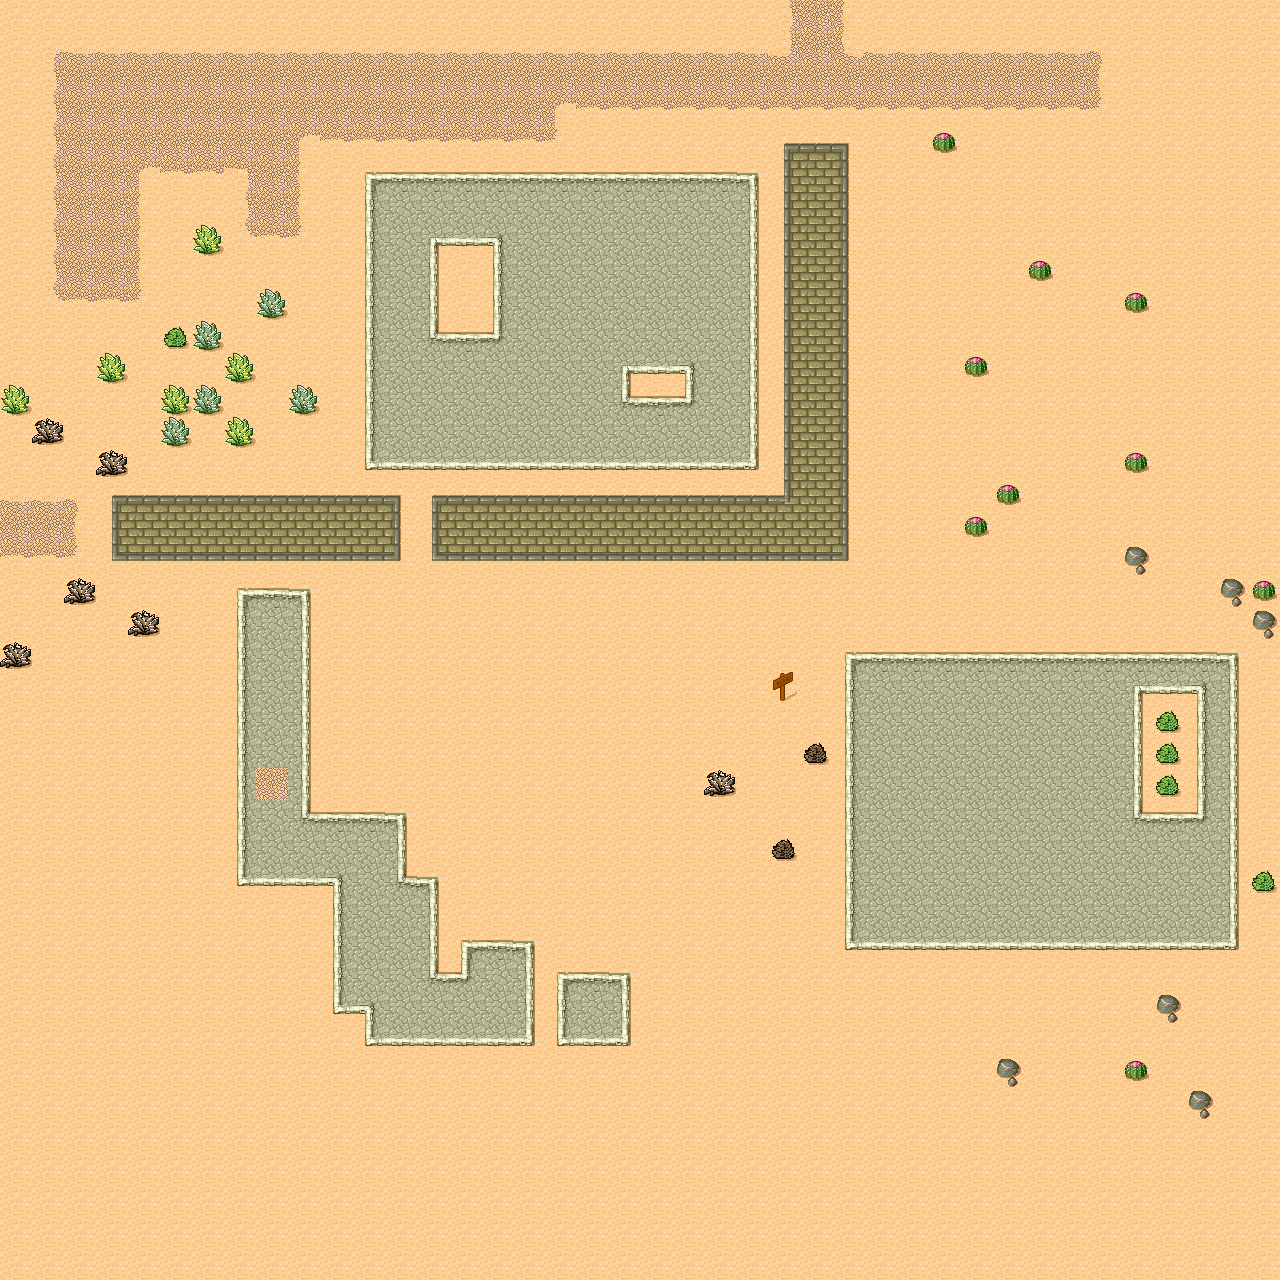

Tiled map render using the project's own tile images. Description and the map definition, with tile-layer contents summarised, below:
An orthogonal 40x40 tile map with 32x32 px tiles, 1 tile layer (Ground) and 5 objects.

<map version="1.8" tiledversion="1.8.5" orientation="orthogonal" renderorder="right-down" width="40" height="40" tilewidth="32" tileheight="32" infinite="0" nextlayerid="4" nextobjectid="14">
 <editorsettings>
  <export target="../../vscode/tests_gdx2d_gradle/app/src/main/java/test_map/data/desert.tmx" format="tmx" />
 </editorsettings>
 <properties>
  <property name="name" value="desert" />
 </properties>
 <tileset firstgid="1" name="Desert" tilewidth="32" tileheight="32" spacing="1" margin="1" tilecount="48" columns="8">
  <image source="assets/desert.png" width="265" height="199" />
  <tile id="0">
   <properties>
    <property name="door" value="false" />
    <property name="nextMap" value="" />
    <property name="speed" value="1.5" />
    <property name="walkable" value="true" />
   </properties>
  </tile>
  <tile id="1">
   <properties>
    <property name="door" value="false" />
    <property name="nextMap" value="" />
    <property name="speed" value="1.5" />
    <property name="walkable" value="true" />
   </properties>
  </tile>
  <tile id="2">
   <properties>
    <property name="door" value="false" />
    <property name="nextMap" value="" />
    <property name="speed" value="1.5" />
    <property name="walkable" value="true" />
   </properties>
  </tile>
  <tile id="3">
   <properties>
    <property name="door" value="false" />
    <property name="nextMap" value="" />
    <property name="speed" value="1.5" />
    <property name="walkable" value="true" />
   </properties>
  </tile>
  <tile id="4">
   <properties>
    <property name="door" value="false" />
    <property name="nextMap" value="" />
    <property name="speed" value="1.5" />
    <property name="walkable" value="true" />
   </properties>
  </tile>
  <tile id="5">
   <properties>
    <property name="door" value="false" />
    <property name="nextMap" value="" />
    <property name="speed" value="1" />
    <property name="walkable" value="true" />
   </properties>
  </tile>
  <tile id="6">
   <properties>
    <property name="door" value="false" />
    <property name="nextMap" value="" />
    <property name="speed" value="1" />
    <property name="walkable" value="true" />
   </properties>
  </tile>
  <tile id="7">
   <properties>
    <property name="door" value="false" />
    <property name="nextMap" value="" />
    <property name="speed" value="1" />
    <property name="walkable" value="true" />
   </properties>
  </tile>
  <tile id="8">
   <properties>
    <property name="door" value="false" />
    <property name="nextMap" value="" />
    <property name="speed" value="1.5" />
    <property name="walkable" value="true" />
   </properties>
  </tile>
  <tile id="9">
   <properties>
    <property name="door" value="false" />
    <property name="nextMap" value="" />
    <property name="speed" value="2" />
    <property name="walkable" value="true" />
   </properties>
  </tile>
  <tile id="10">
   <properties>
    <property name="door" value="false" />
    <property name="nextMap" value="" />
    <property name="speed" value="1.5" />
    <property name="walkable" value="true" />
   </properties>
  </tile>
  <tile id="11">
   <properties>
    <property name="door" value="false" />
    <property name="nextMap" value="" />
    <property name="speed" value="1.5" />
    <property name="walkable" value="true" />
   </properties>
  </tile>
  <tile id="12">
   <properties>
    <property name="door" value="false" />
    <property name="nextMap" value="" />
    <property name="speed" value="1.5" />
    <property name="walkable" value="true" />
   </properties>
  </tile>
  <tile id="13">
   <properties>
    <property name="door" value="false" />
    <property name="nextMap" value="" />
    <property name="speed" value="1" />
    <property name="walkable" value="true" />
   </properties>
  </tile>
  <tile id="14">
   <properties>
    <property name="door" value="false" />
    <property name="nextMap" value="" />
    <property name="speed" value="1.5" />
    <property name="walkable" value="true" />
   </properties>
  </tile>
  <tile id="15">
   <properties>
    <property name="door" value="false" />
    <property name="nextMap" value="" />
    <property name="speed" value="1" />
    <property name="walkable" value="true" />
   </properties>
  </tile>
  <tile id="16">
   <properties>
    <property name="door" value="false" />
    <property name="nextMap" value="" />
    <property name="speed" value="1.5" />
    <property name="walkable" value="true" />
   </properties>
  </tile>
  <tile id="17">
   <properties>
    <property name="door" value="false" />
    <property name="nextMap" value="" />
    <property name="speed" value="1.5" />
    <property name="walkable" value="true" />
   </properties>
  </tile>
  <tile id="18">
   <properties>
    <property name="door" value="false" />
    <property name="nextMap" value="" />
    <property name="speed" value="1.5" />
    <property name="walkable" value="true" />
   </properties>
  </tile>
  <tile id="19">
   <properties>
    <property name="door" value="false" />
    <property name="nextMap" value="" />
    <property name="speed" value="1.5" />
    <property name="walkable" value="true" />
   </properties>
  </tile>
  <tile id="20">
   <properties>
    <property name="door" value="false" />
    <property name="nextMap" value="" />
    <property name="speed" value="1.5" />
    <property name="walkable" value="true" />
   </properties>
  </tile>
  <tile id="21">
   <properties>
    <property name="door" value="false" />
    <property name="nextMap" value="" />
    <property name="speed" value="1" />
    <property name="walkable" value="true" />
   </properties>
  </tile>
  <tile id="22">
   <properties>
    <property name="door" value="false" />
    <property name="nextMap" value="" />
    <property name="speed" value="1" />
    <property name="walkable" value="true" />
   </properties>
  </tile>
  <tile id="23">
   <properties>
    <property name="door" value="false" />
    <property name="nextMap" value="" />
    <property name="speed" value="1" />
    <property name="walkable" value="true" />
   </properties>
  </tile>
  <tile id="24">
   <properties>
    <property name="door" value="false" />
    <property name="nextMap" value="" />
    <property name="speed" value="1.5" />
    <property name="walkable" value="true" />
   </properties>
  </tile>
  <tile id="25">
   <properties>
    <property name="door" value="false" />
    <property name="nextMap" value="" />
    <property name="speed" value="1.5" />
    <property name="walkable" value="true" />
   </properties>
  </tile>
  <tile id="26">
   <properties>
    <property name="door" value="false" />
    <property name="nextMap" value="" />
    <property name="speed" value="1.5" />
    <property name="walkable" value="true" />
   </properties>
  </tile>
  <tile id="27">
   <properties>
    <property name="door" value="false" />
    <property name="nextMap" value="" />
    <property name="speed" value="1.5" />
    <property name="walkable" value="true" />
   </properties>
  </tile>
  <tile id="28">
   <properties>
    <property name="door" value="false" />
    <property name="nextMap" value="" />
    <property name="speed" value="1.5" />
    <property name="walkable" value="true" />
   </properties>
  </tile>
  <tile id="29">
   <properties>
    <property name="door" value="false" />
    <property name="nextMap" value="" />
    <property name="speed" value="1" />
    <property name="walkable" value="true" />
   </properties>
  </tile>
  <tile id="30" probability="0.5">
   <properties>
    <property name="door" value="true" />
    <property name="nextMap" value="" />
    <property name="speed" value="1" />
    <property name="walkable" value="true" />
   </properties>
   <objectgroup draworder="index">
    <object id="0" x="1" y="1" width="29" height="30" />
   </objectgroup>
  </tile>
  <tile id="31" probability="0.5">
   <properties>
    <property name="door" value="true" />
    <property name="nextMap" value="" />
    <property name="speed" value="1" />
    <property name="walkable" value="true" />
   </properties>
   <objectgroup draworder="index">
    <object id="0" x="4" y="2" width="25" height="28">
     <ellipse />
    </object>
   </objectgroup>
  </tile>
  <tile id="32">
   <properties>
    <property name="door" value="false" />
    <property name="nextMap" value="" />
    <property name="speed" value="1.5" />
    <property name="walkable" value="true" />
   </properties>
  </tile>
  <tile id="33">
   <properties>
    <property name="door" value="false" />
    <property name="nextMap" value="" />
    <property name="speed" value="2" />
    <property name="walkable" value="true" />
   </properties>
  </tile>
  <tile id="34">
   <properties>
    <property name="door" value="false" />
    <property name="nextMap" value="" />
    <property name="speed" value="1.5" />
    <property name="walkable" value="true" />
   </properties>
  </tile>
  <tile id="35">
   <properties>
    <property name="door" value="false" />
    <property name="nextMap" value="" />
    <property name="speed" value="1.5" />
    <property name="walkable" value="true" />
   </properties>
  </tile>
  <tile id="36">
   <properties>
    <property name="door" value="false" />
    <property name="nextMap" value="" />
    <property name="speed" value="1.5" />
    <property name="walkable" value="true" />
   </properties>
  </tile>
  <tile id="37" probability="0.5">
   <properties>
    <property name="door" value="true" />
    <property name="nextMap" value="" />
    <property name="speed" value="1" />
    <property name="walkable" value="false" />
   </properties>
   <objectgroup draworder="index">
    <object id="0" x="0" y="-1" width="31" height="32" />
   </objectgroup>
  </tile>
  <tile id="38" probability="0.5">
   <properties>
    <property name="door" value="true" />
    <property name="nextMap" value="" />
    <property name="speed" value="1" />
    <property name="walkable" value="true" />
   </properties>
  </tile>
  <tile id="39" probability="0.5">
   <properties>
    <property name="door" value="true" />
    <property name="nextMap" value="" />
    <property name="speed" value="1" />
    <property name="walkable" value="true" />
   </properties>
  </tile>
  <tile id="40">
   <properties>
    <property name="door" value="false" />
    <property name="nextMap" value="" />
    <property name="speed" value="1.5" />
    <property name="walkable" value="true" />
   </properties>
  </tile>
  <tile id="41">
   <properties>
    <property name="door" value="false" />
    <property name="nextMap" value="" />
    <property name="speed" value="1.5" />
    <property name="walkable" value="true" />
   </properties>
  </tile>
  <tile id="42">
   <properties>
    <property name="door" value="false" />
    <property name="nextMap" value="" />
    <property name="speed" value="1.5" />
    <property name="walkable" value="true" />
   </properties>
  </tile>
  <tile id="43">
   <properties>
    <property name="door" value="false" />
    <property name="nextMap" value="" />
    <property name="speed" value="1.5" />
    <property name="walkable" value="true" />
   </properties>
  </tile>
  <tile id="44">
   <properties>
    <property name="door" value="false" />
    <property name="nextMap" value="" />
    <property name="speed" value="1.5" />
    <property name="walkable" value="true" />
   </properties>
  </tile>
  <tile id="45" probability="0">
   <properties>
    <property name="door" value="true" />
    <property name="nextMap" value="" />
    <property name="speed" value="1" />
    <property name="walkable" value="false" />
   </properties>
  </tile>
  <tile id="46" probability="0.5">
   <properties>
    <property name="door" value="true" />
    <property name="nextMap" value="" />
    <property name="speed" value="1" />
    <property name="walkable" value="true" />
   </properties>
  </tile>
  <tile id="47" probability="0.5">
   <properties>
    <property name="door" value="true" />
    <property name="nextMap" value="" />
    <property name="speed" value="1" />
    <property name="walkable" value="true" />
   </properties>
  </tile>
  <wangsets>
   <wangset name="Terrains" type="corner" tile="-1">
    <wangcolor name="Desert" color="#ff0000" tile="29" probability="1" />
    <wangcolor name="Brick" color="#00ff00" tile="9" probability="1" />
    <wangcolor name="Cobblestone" color="#0000ff" tile="33" probability="1" />
    <wangcolor name="Dirt" color="#ff7700" tile="14" probability="1" />
    <wangtile tileid="0" wangid="0,1,0,2,0,1,0,1" />
    <wangtile tileid="1" wangid="0,1,0,2,0,2,0,1" />
    <wangtile tileid="2" wangid="0,1,0,1,0,2,0,1" />
    <wangtile tileid="3" wangid="0,4,0,1,0,4,0,4" />
    <wangtile tileid="4" wangid="0,4,0,4,0,1,0,4" />
    <wangtile tileid="5" wangid="0,1,0,4,0,1,0,1" />
    <wangtile tileid="6" wangid="0,1,0,4,0,4,0,1" />
    <wangtile tileid="7" wangid="0,1,0,1,0,4,0,1" />
    <wangtile tileid="8" wangid="0,2,0,2,0,1,0,1" />
    <wangtile tileid="9" wangid="0,2,0,2,0,2,0,2" />
    <wangtile tileid="10" wangid="0,1,0,1,0,2,0,2" />
    <wangtile tileid="11" wangid="0,1,0,4,0,4,0,4" />
    <wangtile tileid="12" wangid="0,4,0,4,0,4,0,1" />
    <wangtile tileid="13" wangid="0,4,0,4,0,1,0,1" />
    <wangtile tileid="14" wangid="0,4,0,4,0,4,0,4" />
    <wangtile tileid="15" wangid="0,1,0,1,0,4,0,4" />
    <wangtile tileid="16" wangid="0,2,0,1,0,1,0,1" />
    <wangtile tileid="17" wangid="0,2,0,1,0,1,0,2" />
    <wangtile tileid="18" wangid="0,1,0,1,0,1,0,2" />
    <wangtile tileid="19" wangid="0,2,0,1,0,2,0,2" />
    <wangtile tileid="20" wangid="0,2,0,2,0,1,0,2" />
    <wangtile tileid="21" wangid="0,4,0,1,0,1,0,1" />
    <wangtile tileid="22" wangid="0,4,0,1,0,1,0,4" />
    <wangtile tileid="23" wangid="0,1,0,1,0,1,0,4" />
    <wangtile tileid="24" wangid="0,1,0,3,0,1,0,1" />
    <wangtile tileid="25" wangid="0,1,0,3,0,3,0,1" />
    <wangtile tileid="26" wangid="0,1,0,1,0,3,0,1" />
    <wangtile tileid="27" wangid="0,1,0,2,0,2,0,2" />
    <wangtile tileid="28" wangid="0,2,0,2,0,2,0,1" />
    <wangtile tileid="29" wangid="0,1,0,1,0,1,0,1" />
    <wangtile tileid="30" wangid="0,1,0,1,0,1,0,1" />
    <wangtile tileid="31" wangid="0,1,0,1,0,1,0,1" />
    <wangtile tileid="32" wangid="0,3,0,3,0,1,0,1" />
    <wangtile tileid="33" wangid="0,3,0,3,0,3,0,3" />
    <wangtile tileid="34" wangid="0,1,0,1,0,3,0,3" />
    <wangtile tileid="35" wangid="0,3,0,1,0,3,0,3" />
    <wangtile tileid="36" wangid="0,3,0,3,0,1,0,3" />
    <wangtile tileid="37" wangid="0,1,0,1,0,1,0,1" />
    <wangtile tileid="38" wangid="0,1,0,1,0,1,0,1" />
    <wangtile tileid="39" wangid="0,1,0,1,0,1,0,1" />
    <wangtile tileid="40" wangid="0,3,0,1,0,1,0,1" />
    <wangtile tileid="41" wangid="0,3,0,1,0,1,0,3" />
    <wangtile tileid="42" wangid="0,1,0,1,0,1,0,3" />
    <wangtile tileid="43" wangid="0,1,0,3,0,3,0,3" />
    <wangtile tileid="44" wangid="0,3,0,3,0,3,0,1" />
    <wangtile tileid="45" wangid="0,1,0,1,0,1,0,1" />
    <wangtile tileid="46" wangid="0,1,0,1,0,1,0,1" />
    <wangtile tileid="47" wangid="0,1,0,1,0,1,0,1" />
   </wangset>
  </wangsets>
 </tileset>
 <layer id="1" name="Ground" width="40" height="40">
  <data>[1600 cells, 1600 non-empty, 45 distinct tile ids]</data>
 </layer>
 <objectgroup id="3" name="door">
  <object id="12" x="18" y="524">
   <properties>
    <property name="nextDirection" value="" />
    <property name="nextMap" value="test" />
    <property name="nextX" type="int" value="4" />
    <property name="nextY" type="int" value="1" />
   </properties>
  </object>
  <object id="13" x="592" y="1007">
   <properties>
    <property name="nextDirection" value="" />
    <property name="nextMap" value="test_couloir" />
    <property name="nextX" type="int" value="8" />
    <property name="nextY" type="int" value="2" />
   </properties>
  </object>
 </objectgroup>
 <objectgroup id="2" name="Colision" />
</map>
